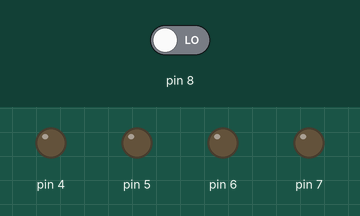
Simulated run of this sketch. Board: Arduino Uno, built with avr-gcc and run on an emulated ATmega328P. Parts: output pins drawn as LEDs (lit = HIGH). Dashed ring = blinking. The inputs (shaded band) are chosen by the test bench; at power-on: pin 8 LOW.

Above: at 0.8 s.
0.9 s: pin 8 driven HIGH
At 1.16 s:
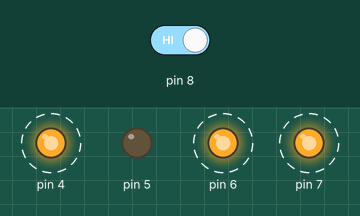
At 1.51 s:
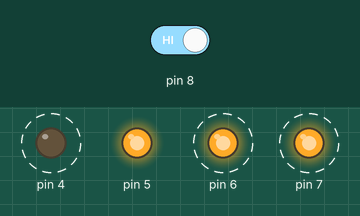
3.9 s: pin 8 driven LOW
At 3.9 s:
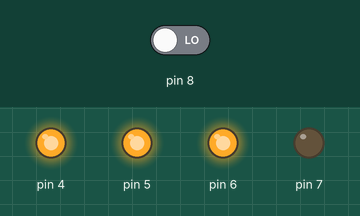
Timing chart, 0 to 6.9 s (numbered marks = the images above; inputs shaded):
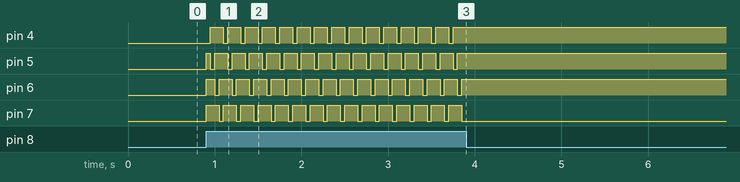

The sketch:

Ex_8.2.ino
```cpp
#include <avr/io.h>
#include <avr/delay.h>
#define checkbit(x,y)((x) &(y))
int main(void) {
  DDRD = 0xF0;
  int period = 50;
  int angle = 90;
  int angleC= 90/7.5;

while(true) {
   if(checkbit(PINB, bit(0))) {

    for(int i=0;i<angleC;i+=4) {
      PORTD =0b11100000;
    _delay_ms(period);
     PORTD =0b11010000;
    _delay_ms(period);
     PORTD =0b10110000;
    _delay_ms(period);
     PORTD =0b01110000;
    _delay_ms(period);

    }
}
}
}
```

Measured:
- after the input at 0.9 s, pin 4: alternates HIGH for 0.15 s and LOW for 0.05 s, starting after 0.05 s; pin 5: LOW → HIGH at once, then repeats every 0.20 s: LOW 0.05 s, HIGH 0.15 s; pin 6, pin 7: alternates HIGH for 0.15 s and LOW for 0.05 s, starting at once
- after the input at 3.9 s, pin 4–6: stops changing and stays HIGH; pin 7: stops changing and stays LOW
